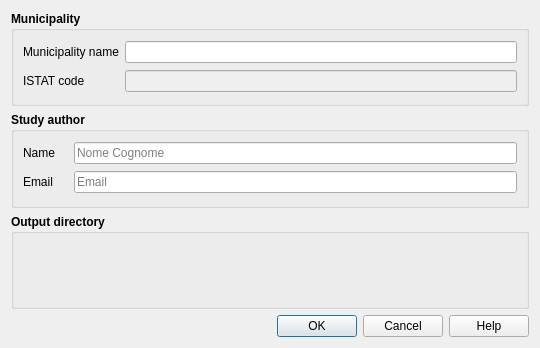
<?xml version="1.0" encoding="UTF-8"?>
<ui version="4.0">
 <class>nuovo_progetto</class>
 <widget class="QDialog" name="nuovo_progetto">
  <property name="geometry">
   <rect>
    <x>0</x>
    <y>0</y>
    <width>540</width>
    <height>348</height>
   </rect>
  </property>
  <property name="sizePolicy">
   <sizepolicy hsizetype="Preferred" vsizetype="Preferred">
    <horstretch>0</horstretch>
    <verstretch>0</verstretch>
   </sizepolicy>
  </property>
  <property name="minimumSize">
   <size>
    <width>540</width>
    <height>0</height>
   </size>
  </property>
  <property name="windowTitle">
   <string>MzS Tools - New project</string>
  </property>
  <property name="locale">
   <locale language="English" country="UnitedStates"/>
  </property>
  <property name="modal">
   <bool>true</bool>
  </property>
  <layout class="QVBoxLayout" name="verticalLayout_4">
   <item>
    <widget class="QGroupBox" name="groupBox_2">
     <property name="font">
      <font>
       <weight>75</weight>
       <bold>true</bold>
      </font>
     </property>
     <property name="title">
      <string>Municipality</string>
     </property>
     <layout class="QGridLayout" name="gridLayout_2">
      <item row="1" column="0">
       <widget class="QLabel" name="label_2">
        <property name="font">
         <font>
          <weight>50</weight>
          <bold>false</bold>
         </font>
        </property>
        <property name="text">
         <string>ISTAT code</string>
        </property>
       </widget>
      </item>
      <item row="0" column="1">
       <widget class="QLineEdit" name="comune_line_edit">
        <property name="font">
         <font>
          <weight>50</weight>
          <bold>false</bold>
         </font>
        </property>
        <property name="toolTip">
         <string>Start typing the name of the municipality and select a result from the list</string>
        </property>
       </widget>
      </item>
      <item row="0" column="0">
       <widget class="QLabel" name="label">
        <property name="font">
         <font>
          <weight>50</weight>
          <bold>false</bold>
         </font>
        </property>
        <property name="text">
         <string>Municipality name</string>
        </property>
       </widget>
      </item>
      <item row="1" column="1">
       <widget class="QLineEdit" name="cod_istat_line_edit">
        <property name="enabled">
         <bool>false</bool>
        </property>
        <property name="font">
         <font>
          <weight>50</weight>
          <bold>false</bold>
         </font>
        </property>
        <property name="toolTip">
         <string>ISTAT code is automatically filled when selecting a municipality</string>
        </property>
       </widget>
      </item>
     </layout>
    </widget>
   </item>
   <item>
    <widget class="QGroupBox" name="groupBox_3">
     <property name="font">
      <font>
       <weight>75</weight>
       <bold>true</bold>
      </font>
     </property>
     <property name="title">
      <string>Study author</string>
     </property>
     <layout class="QGridLayout" name="gridLayout">
      <item row="0" column="1">
       <widget class="QLineEdit" name="study_author_line_edit">
        <property name="enabled">
         <bool>true</bool>
        </property>
        <property name="font">
         <font>
          <weight>50</weight>
          <bold>false</bold>
         </font>
        </property>
        <property name="toolTip">
         <string/>
        </property>
        <property name="placeholderText">
         <string>Nome Cognome</string>
        </property>
       </widget>
      </item>
      <item row="0" column="0">
       <widget class="QLabel" name="label_3">
        <property name="font">
         <font>
          <weight>50</weight>
          <bold>false</bold>
         </font>
        </property>
        <property name="text">
         <string>Name </string>
        </property>
       </widget>
      </item>
      <item row="1" column="0">
       <widget class="QLabel" name="label_13">
        <property name="sizePolicy">
         <sizepolicy hsizetype="Minimum" vsizetype="Preferred">
          <horstretch>0</horstretch>
          <verstretch>0</verstretch>
         </sizepolicy>
        </property>
        <property name="minimumSize">
         <size>
          <width>45</width>
          <height>0</height>
         </size>
        </property>
        <property name="font">
         <font>
          <weight>50</weight>
          <bold>false</bold>
         </font>
        </property>
        <property name="text">
         <string>Email</string>
        </property>
       </widget>
      </item>
      <item row="1" column="1">
       <widget class="QLineEdit" name="author_email_line_edit">
        <property name="font">
         <font>
          <weight>50</weight>
          <bold>false</bold>
         </font>
        </property>
        <property name="toolTip">
         <string/>
        </property>
        <property name="placeholderText">
         <string>Email</string>
        </property>
       </widget>
      </item>
     </layout>
    </widget>
   </item>
   <item>
    <widget class="QGroupBox" name="groupBox">
     <property name="sizePolicy">
      <sizepolicy hsizetype="Preferred" vsizetype="Preferred">
       <horstretch>0</horstretch>
       <verstretch>0</verstretch>
      </sizepolicy>
     </property>
     <property name="font">
      <font>
       <weight>75</weight>
       <bold>true</bold>
      </font>
     </property>
     <property name="title">
      <string>Output directory</string>
     </property>
     <layout class="QVBoxLayout" name="verticalLayout">
      <item>
       <widget class="QgsFileWidget" name="output_dir_widget">
        <property name="storageMode">
         <enum>QgsFileWidget::GetDirectory</enum>
        </property>
       </widget>
      </item>
     </layout>
    </widget>
   </item>
   <item>
    <widget class="QDialogButtonBox" name="button_box">
     <property name="standardButtons">
      <set>QDialogButtonBox::Cancel|QDialogButtonBox::Help|QDialogButtonBox::Ok</set>
     </property>
    </widget>
   </item>
  </layout>
 </widget>
 <customwidgets>
  <customwidget>
   <class>QgsFileWidget</class>
   <extends>QWidget</extends>
   <header>qgsfilewidget.h</header>
  </customwidget>
 </customwidgets>
 <resources/>
 <connections/>
</ui>
